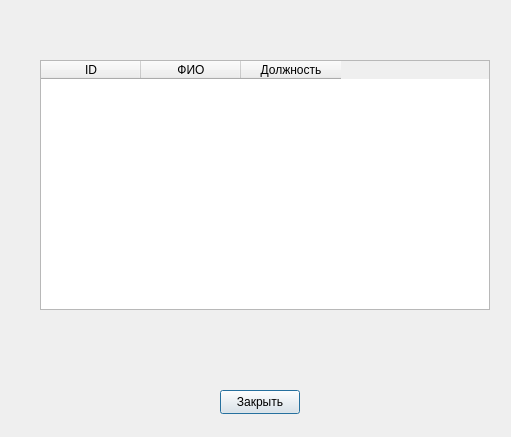
<?xml version="1.0" encoding="UTF-8"?>
<ui version="4.0">
 <class>serviceTable</class>
 <widget class="QDialog" name="serviceTable">
  <property name="geometry">
   <rect>
    <x>0</x>
    <y>0</y>
    <width>511</width>
    <height>437</height>
   </rect>
  </property>
  <property name="windowTitle">
   <string>Dialog</string>
  </property>
  <widget class="QTableWidget" name="tableWidget">
   <property name="geometry">
    <rect>
     <x>40</x>
     <y>60</y>
     <width>450</width>
     <height>250</height>
    </rect>
   </property>
   <property name="sizePolicy">
    <sizepolicy hsizetype="Preferred" vsizetype="Preferred">
     <horstretch>0</horstretch>
     <verstretch>0</verstretch>
    </sizepolicy>
   </property>
   <property name="acceptDrops">
    <bool>true</bool>
   </property>
   <property name="sizeAdjustPolicy">
    <enum>QAbstractScrollArea::AdjustToContentsOnFirstShow</enum>
   </property>
   <property name="editTriggers">
    <set>QAbstractItemView::NoEditTriggers</set>
   </property>
   <property name="showGrid">
    <bool>false</bool>
   </property>
   <property name="sortingEnabled">
    <bool>true</bool>
   </property>
   <attribute name="horizontalHeaderCascadingSectionResizes">
    <bool>true</bool>
   </attribute>
   <attribute name="verticalHeaderVisible">
    <bool>false</bool>
   </attribute>
   <attribute name="verticalHeaderCascadingSectionResizes">
    <bool>true</bool>
   </attribute>
   <column>
    <property name="text">
     <string>ID</string>
    </property>
   </column>
   <column>
    <property name="text">
     <string>ФИО</string>
    </property>
   </column>
   <column>
    <property name="text">
     <string>Должность</string>
    </property>
   </column>
  </widget>
  <widget class="QPushButton" name="pushButton">
   <property name="geometry">
    <rect>
     <x>220</x>
     <y>390</y>
     <width>80</width>
     <height>24</height>
    </rect>
   </property>
   <property name="text">
    <string>Закрыть</string>
   </property>
  </widget>
 </widget>
 <resources/>
 <connections/>
</ui>
